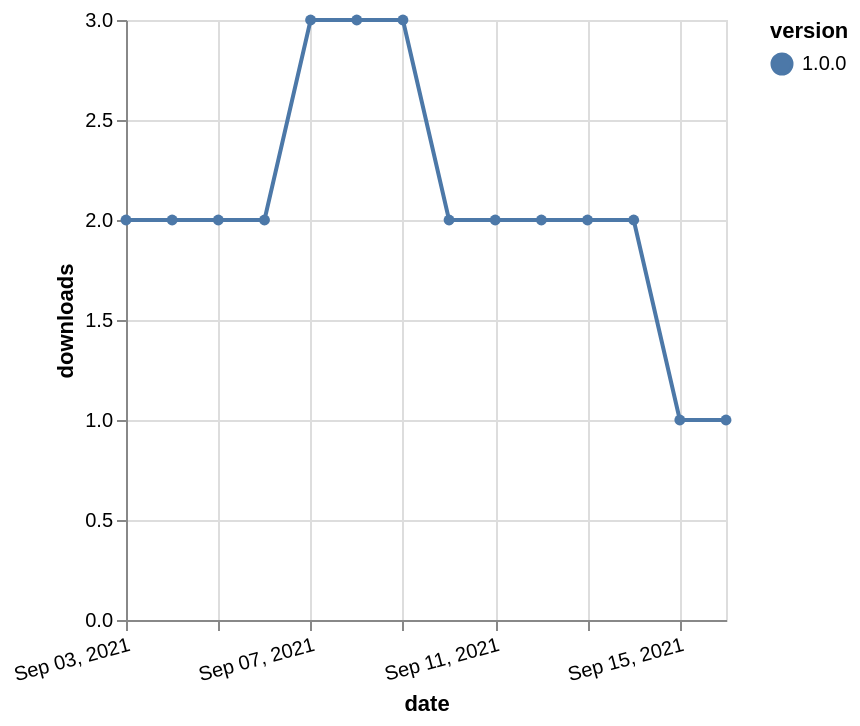

Here is the Vega-Lite specification saved for this chart:
### Vega-Lite specification from a JSON file in a GitHub repository (floating-point values rounded to 4 significant figures)
{"$schema": "https://vega.github.io/schema/vega-lite/v5.json", "description": "A simple bar chart with embedded data.", "data": {"values": [{"date": "2021-09-03", "total": 534, "delta": 2, "version": "1.0.0"}, {"date": "2021-09-04", "total": 536, "delta": 2, "version": "1.0.0"}, {"date": "2021-09-05", "total": 538, "delta": 2, "version": "1.0.0"}, {"date": "2021-09-06", "total": 540, "delta": 2, "version": "1.0.0"}, {"date": "2021-09-07", "total": 543, "delta": 3, "version": "1.0.0"}, {"date": "2021-09-08", "total": 546, "delta": 3, "version": "1.0.0"}, {"date": "2021-09-09", "total": 549, "delta": 3, "version": "1.0.0"}, {"date": "2021-09-10", "total": 551, "delta": 2, "version": "1.0.0"}, {"date": "2021-09-11", "total": 553, "delta": 2, "version": "1.0.0"}, {"date": "2021-09-12", "total": 555, "delta": 2, "version": "1.0.0"}, {"date": "2021-09-13", "total": 557, "delta": 2, "version": "1.0.0"}, {"date": "2021-09-14", "total": 559, "delta": 2, "version": "1.0.0"}, {"date": "2021-09-15", "total": 560, "delta": 1, "version": "1.0.0"}, {"date": "2021-09-16", "total": 561, "delta": 1, "version": "1.0.0"}]}, "width": "container", "mark": {"type": "line", "point": {"filled": true}}, "encoding": {"x": {"field": "date", "type": "temporal", "timeUnit": "yearmonthdate", "title": "date", "axis": {"labelAngle": -15}}, "y": {"field": "delta", "type": "quantitative", "title": "downloads"}, "color": {"field": "version", "type": "nominal"}, "tooltip": {"field": "delta"}}}
